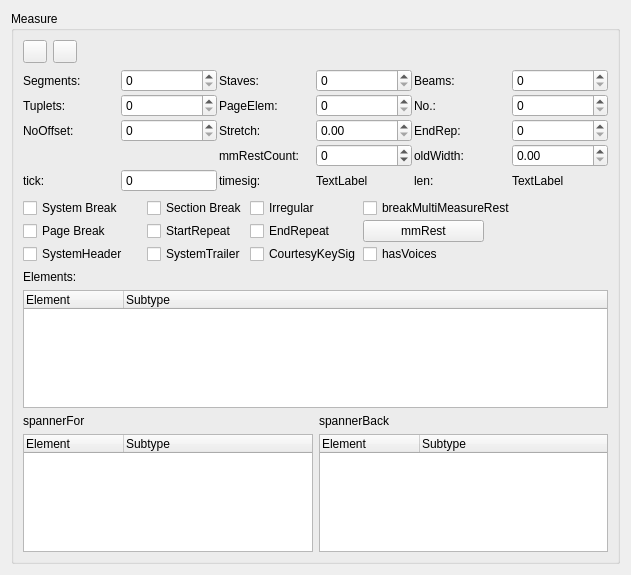
<?xml version="1.0" encoding="UTF-8"?>
<ui version="4.0">
 <class>MeasureBase</class>
 <widget class="QWidget" name="MeasureBase">
  <property name="geometry">
   <rect>
    <x>0</x>
    <y>0</y>
    <width>631</width>
    <height>575</height>
   </rect>
  </property>
  <property name="windowTitle">
   <string notr="true"/>
  </property>
  <layout class="QGridLayout">
   <item row="0" column="0" colspan="2">
    <widget class="QGroupBox" name="MeasureBase_2">
     <property name="title">
      <string notr="true">Measure</string>
     </property>
     <property name="flat">
      <bool>false</bool>
     </property>
     <layout class="QVBoxLayout" name="verticalLayout">
      <item>
       <layout class="QHBoxLayout" name="horizontalLayout">
        <item>
         <widget class="QToolButton" name="prevButton">
          <property name="toolTip">
           <string notr="true"/>
          </property>
          <property name="text">
           <string notr="true"/>
          </property>
          <property name="icon">
           <iconset resource="../musescore.qrc">
            <normaloff>:/data/icons/go-previous.svg</normaloff>:/data/icons/go-previous.svg</iconset>
          </property>
         </widget>
        </item>
        <item>
         <widget class="QToolButton" name="nextButton">
          <property name="text">
           <string notr="true"/>
          </property>
          <property name="icon">
           <iconset resource="../musescore.qrc">
            <normaloff>:/data/icons/go-next.svg</normaloff>:/data/icons/go-next.svg</iconset>
          </property>
         </widget>
        </item>
        <item>
         <spacer name="horizontalSpacer">
          <property name="orientation">
           <enum>Qt::Horizontal</enum>
          </property>
          <property name="sizeHint" stdset="0">
           <size>
            <width>40</width>
            <height>20</height>
           </size>
          </property>
         </spacer>
        </item>
       </layout>
      </item>
      <item>
       <layout class="QGridLayout" name="gridLayout_2">
        <property name="spacing">
         <number>2</number>
        </property>
        <item row="4" column="2">
         <widget class="QSpinBox" name="tick">
          <property name="readOnly">
           <bool>true</bool>
          </property>
          <property name="buttonSymbols">
           <enum>QAbstractSpinBox::NoButtons</enum>
          </property>
          <property name="maximum">
           <number>16000000</number>
          </property>
         </widget>
        </item>
        <item row="0" column="0">
         <widget class="QLabel" name="label">
          <property name="text">
           <string notr="true">Segments:</string>
          </property>
          <property name="textFormat">
           <enum>Qt::PlainText</enum>
          </property>
         </widget>
        </item>
        <item row="0" column="2">
         <widget class="QSpinBox" name="segments">
          <property name="sizePolicy">
           <sizepolicy hsizetype="Preferred" vsizetype="Fixed">
            <horstretch>0</horstretch>
            <verstretch>0</verstretch>
           </sizepolicy>
          </property>
         </widget>
        </item>
        <item row="0" column="3">
         <widget class="QLabel" name="label_4">
          <property name="text">
           <string notr="true">Staves:</string>
          </property>
          <property name="textFormat">
           <enum>Qt::PlainText</enum>
          </property>
         </widget>
        </item>
        <item row="0" column="5">
         <widget class="QSpinBox" name="staves"/>
        </item>
        <item row="0" column="6">
         <widget class="QLabel" name="label_7">
          <property name="text">
           <string notr="true">Beams:</string>
          </property>
          <property name="textFormat">
           <enum>Qt::PlainText</enum>
          </property>
         </widget>
        </item>
        <item row="0" column="8">
         <widget class="QSpinBox" name="beams"/>
        </item>
        <item row="1" column="0">
         <widget class="QLabel" name="label_2">
          <property name="text">
           <string notr="true">Tuplets:</string>
          </property>
          <property name="textFormat">
           <enum>Qt::PlainText</enum>
          </property>
         </widget>
        </item>
        <item row="1" column="2">
         <widget class="QSpinBox" name="tuplets">
          <property name="sizePolicy">
           <sizepolicy hsizetype="Preferred" vsizetype="Fixed">
            <horstretch>0</horstretch>
            <verstretch>0</verstretch>
           </sizepolicy>
          </property>
         </widget>
        </item>
        <item row="1" column="3">
         <widget class="QLabel" name="label_5">
          <property name="text">
           <string notr="true">PageElem:</string>
          </property>
          <property name="textFormat">
           <enum>Qt::PlainText</enum>
          </property>
         </widget>
        </item>
        <item row="1" column="5">
         <widget class="QSpinBox" name="pageElements"/>
        </item>
        <item row="1" column="6">
         <widget class="QLabel" name="label_8">
          <property name="text">
           <string notr="true">No.:</string>
          </property>
          <property name="textFormat">
           <enum>Qt::PlainText</enum>
          </property>
         </widget>
        </item>
        <item row="1" column="8">
         <widget class="QSpinBox" name="measureNo"/>
        </item>
        <item row="2" column="0">
         <widget class="QLabel" name="label_3">
          <property name="text">
           <string notr="true">NoOffset:</string>
          </property>
          <property name="textFormat">
           <enum>Qt::PlainText</enum>
          </property>
         </widget>
        </item>
        <item row="2" column="2">
         <widget class="QSpinBox" name="noOffset">
          <property name="sizePolicy">
           <sizepolicy hsizetype="Preferred" vsizetype="Fixed">
            <horstretch>0</horstretch>
            <verstretch>0</verstretch>
           </sizepolicy>
          </property>
         </widget>
        </item>
        <item row="2" column="3">
         <widget class="QLabel" name="label_6">
          <property name="text">
           <string notr="true">Stretch:</string>
          </property>
          <property name="textFormat">
           <enum>Qt::PlainText</enum>
          </property>
         </widget>
        </item>
        <item row="2" column="5">
         <widget class="QDoubleSpinBox" name="stretch"/>
        </item>
        <item row="2" column="6">
         <widget class="QLabel" name="label_9">
          <property name="text">
           <string notr="true">EndRep:</string>
          </property>
         </widget>
        </item>
        <item row="2" column="8">
         <widget class="QSpinBox" name="repeatCount"/>
        </item>
        <item row="4" column="6">
         <widget class="QLabel" name="label_16">
          <property name="text">
           <string notr="true">len:</string>
          </property>
         </widget>
        </item>
        <item row="4" column="3">
         <widget class="QLabel" name="label_15">
          <property name="text">
           <string notr="true">timesig:</string>
          </property>
         </widget>
        </item>
        <item row="4" column="0">
         <widget class="QLabel" name="label_14">
          <property name="text">
           <string notr="true">tick:</string>
          </property>
         </widget>
        </item>
        <item row="4" column="5">
         <widget class="QLabel" name="timesig">
          <property name="text">
           <string notr="true">TextLabel</string>
          </property>
         </widget>
        </item>
        <item row="4" column="8">
         <widget class="QLabel" name="len">
          <property name="text">
           <string notr="true">TextLabel</string>
          </property>
         </widget>
        </item>
        <item row="3" column="8">
         <widget class="QDoubleSpinBox" name="oldWidth">
          <property name="maximum">
           <double>10000.000000000000000</double>
          </property>
         </widget>
        </item>
        <item row="3" column="6">
         <widget class="QLabel" name="label_10">
          <property name="text">
           <string>oldWidth:</string>
          </property>
         </widget>
        </item>
        <item row="3" column="5">
         <widget class="QSpinBox" name="mmRestCount">
          <property name="minimum">
           <number>-2</number>
          </property>
          <property name="maximum">
           <number>99999</number>
          </property>
         </widget>
        </item>
        <item row="3" column="3">
         <widget class="QLabel" name="label_12">
          <property name="toolTip">
           <string notr="true"/>
          </property>
          <property name="text">
           <string notr="true">mmRestCount:</string>
          </property>
         </widget>
        </item>
       </layout>
      </item>
      <item>
       <layout class="QGridLayout" name="gridLayout1">
        <property name="leftMargin">
         <number>0</number>
        </property>
        <property name="topMargin">
         <number>0</number>
        </property>
        <property name="rightMargin">
         <number>0</number>
        </property>
        <property name="bottomMargin">
         <number>0</number>
        </property>
        <property name="spacing">
         <number>2</number>
        </property>
        <item row="1" column="0">
         <widget class="QCheckBox" name="pageBreak">
          <property name="text">
           <string notr="true">Page Break</string>
          </property>
         </widget>
        </item>
        <item row="0" column="3" colspan="2">
         <widget class="QCheckBox" name="breakMultiMeasureRest">
          <property name="text">
           <string notr="true">breakMultiMeasureRest</string>
          </property>
         </widget>
        </item>
        <item row="0" column="2">
         <widget class="QCheckBox" name="irregular">
          <property name="sizePolicy">
           <sizepolicy hsizetype="Fixed" vsizetype="Fixed">
            <horstretch>0</horstretch>
            <verstretch>0</verstretch>
           </sizepolicy>
          </property>
          <property name="text">
           <string notr="true">Irregular</string>
          </property>
         </widget>
        </item>
        <item row="0" column="0">
         <widget class="QCheckBox" name="lineBreak">
          <property name="text">
           <string notr="true">System Break</string>
          </property>
         </widget>
        </item>
        <item row="0" column="1">
         <widget class="QCheckBox" name="sectionBreak">
          <property name="text">
           <string notr="true">Section Break</string>
          </property>
         </widget>
        </item>
        <item row="1" column="1">
         <widget class="QCheckBox" name="startRepeat">
          <property name="sizePolicy">
           <sizepolicy hsizetype="Fixed" vsizetype="Fixed">
            <horstretch>0</horstretch>
            <verstretch>0</verstretch>
           </sizepolicy>
          </property>
          <property name="text">
           <string notr="true">StartRepeat</string>
          </property>
         </widget>
        </item>
        <item row="1" column="3">
         <widget class="QPushButton" name="mmRest">
          <property name="text">
           <string notr="true">mmRest</string>
          </property>
         </widget>
        </item>
        <item row="1" column="2">
         <widget class="QCheckBox" name="endRepeat">
          <property name="text">
           <string notr="true">EndRepeat</string>
          </property>
         </widget>
        </item>
        <item row="2" column="0">
         <widget class="QCheckBox" name="hasSystemHeader">
          <property name="text">
           <string notr="true">SystemHeader</string>
          </property>
         </widget>
        </item>
        <item row="2" column="1">
         <widget class="QCheckBox" name="hasSystemTrailer">
          <property name="text">
           <string notr="true">SystemTrailer</string>
          </property>
         </widget>
        </item>
        <item row="2" column="2">
         <widget class="QCheckBox" name="hasCourtesyKeySig">
          <property name="text">
           <string notr="true">CourtesyKeySig</string>
          </property>
         </widget>
        </item>
        <item row="2" column="3">
         <widget class="QCheckBox" name="hasVoices">
          <property name="text">
           <string notr="true">hasVoices</string>
          </property>
         </widget>
        </item>
       </layout>
      </item>
      <item>
       <widget class="QLabel" name="label_11">
        <property name="text">
         <string notr="true">Elements:</string>
        </property>
       </widget>
      </item>
      <item>
       <widget class="QTreeWidget" name="sel">
        <column>
         <property name="text">
          <string notr="true">Element</string>
         </property>
        </column>
        <column>
         <property name="text">
          <string notr="true">Subtype</string>
         </property>
        </column>
       </widget>
      </item>
      <item>
       <layout class="QHBoxLayout" name="horizontalLayout_2">
        <property name="topMargin">
         <number>0</number>
        </property>
        <item>
         <layout class="QVBoxLayout" name="verticalLayout_2">
          <property name="leftMargin">
           <number>0</number>
          </property>
          <item>
           <widget class="QLabel" name="label_18">
            <property name="text">
             <string notr="true">spannerFor</string>
            </property>
           </widget>
          </item>
          <item>
           <widget class="QTreeWidget" name="spannerFor">
            <column>
             <property name="text">
              <string notr="true">Element</string>
             </property>
            </column>
            <column>
             <property name="text">
              <string notr="true">Subtype</string>
             </property>
            </column>
           </widget>
          </item>
         </layout>
        </item>
        <item>
         <layout class="QVBoxLayout" name="verticalLayout_3">
          <property name="leftMargin">
           <number>0</number>
          </property>
          <item>
           <widget class="QLabel" name="label_20">
            <property name="text">
             <string notr="true">spannerBack</string>
            </property>
           </widget>
          </item>
          <item>
           <widget class="QTreeWidget" name="spannerBack">
            <column>
             <property name="text">
              <string notr="true">Element</string>
             </property>
            </column>
            <column>
             <property name="text">
              <string notr="true">Subtype</string>
             </property>
            </column>
           </widget>
          </item>
         </layout>
        </item>
       </layout>
      </item>
     </layout>
    </widget>
   </item>
  </layout>
 </widget>
 <resources>
  <include location="../musescore.qrc"/>
 </resources>
 <connections/>
</ui>
